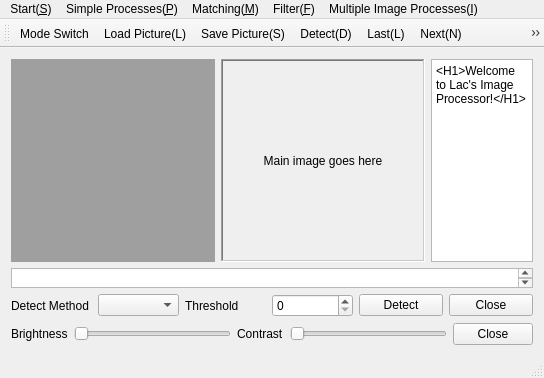
<?xml version="1.0" encoding="UTF-8"?>
<ui version="4.0">
 <class>MyMainWindow</class>
 <widget class="QMainWindow" name="MyMainWindow">
  <property name="geometry">
   <rect>
    <x>0</x>
    <y>0</y>
    <width>544</width>
    <height>378</height>
   </rect>
  </property>
  <property name="windowTitle">
   <string>MyMainWindow</string>
  </property>
  <widget class="QWidget" name="centralWidget">
   <layout class="QHBoxLayout" name="horizontalLayout_4">
    <item>
     <layout class="QVBoxLayout" name="verticalLayout">
      <item>
       <layout class="QHBoxLayout" name="horizontalLayout" stretch="2,2,1">
        <property name="sizeConstraint">
         <enum>QLayout::SetFixedSize</enum>
        </property>
        <item>
         <widget class="QMdiArea" name="multiImageArea"/>
        </item>
        <item>
         <widget class="QLabel" name="label">
          <property name="sizePolicy">
           <sizepolicy hsizetype="Preferred" vsizetype="Preferred">
            <horstretch>0</horstretch>
            <verstretch>0</verstretch>
           </sizepolicy>
          </property>
          <property name="maximumSize">
           <size>
            <width>1200</width>
            <height>700</height>
           </size>
          </property>
          <property name="frameShape">
           <enum>QFrame::WinPanel</enum>
          </property>
          <property name="frameShadow">
           <enum>QFrame::Sunken</enum>
          </property>
          <property name="lineWidth">
           <number>0</number>
          </property>
          <property name="text">
           <string>Main image goes here</string>
          </property>
          <property name="alignment">
           <set>Qt::AlignCenter</set>
          </property>
         </widget>
        </item>
        <item>
         <widget class="QTextEdit" name="textEdit">
          <property name="html">
           <string>&lt;!DOCTYPE HTML PUBLIC &quot;-//W3C//DTD HTML 4.0//EN&quot; &quot;http://www.w3.org/TR/REC-html40/strict.dtd&quot;&gt;
&lt;html&gt;&lt;head&gt;&lt;meta name=&quot;qrichtext&quot; content=&quot;1&quot; /&gt;&lt;style type=&quot;text/css&quot;&gt;
p, li { white-space: pre-wrap; }
&lt;/style&gt;&lt;/head&gt;&lt;body style=&quot; font-family:'SimSun'; font-size:9pt; font-weight:400; font-style:normal;&quot;&gt;
&lt;p style=&quot; margin-top:0px; margin-bottom:0px; margin-left:0px; margin-right:0px; -qt-block-indent:0; text-indent:0px;&quot;&gt;&amp;lt;H1&amp;gt;Welcome to Lac's Image Processor!&amp;lt;/H1&amp;gt;&lt;/p&gt;&lt;/body&gt;&lt;/html&gt;</string>
          </property>
          <property name="textInteractionFlags">
           <set>Qt::NoTextInteraction</set>
          </property>
         </widget>
        </item>
       </layout>
      </item>
      <item>
       <widget class="QTextBrowser" name="textBrowser">
        <property name="maximumSize">
         <size>
          <width>16777215</width>
          <height>20</height>
         </size>
        </property>
       </widget>
      </item>
      <item>
       <layout class="QHBoxLayout" name="horizontalLayout_2" stretch="2,2,1,1">
        <item>
         <layout class="QHBoxLayout" name="detectMethodLayout">
          <item>
           <widget class="QLabel" name="label_2">
            <property name="text">
             <string>Detect Method</string>
            </property>
            <property name="buddy">
             <cstring>detectSelectionBox</cstring>
            </property>
           </widget>
          </item>
          <item>
           <widget class="QComboBox" name="detectSelectionBox"/>
          </item>
         </layout>
        </item>
        <item>
         <layout class="QHBoxLayout" name="detectThresholdLayout">
          <item>
           <widget class="QLabel" name="label_3">
            <property name="text">
             <string>Threshold</string>
            </property>
            <property name="buddy">
             <cstring>detectThresholdBox</cstring>
            </property>
           </widget>
          </item>
          <item>
           <widget class="QSpinBox" name="detectThresholdBox"/>
          </item>
         </layout>
        </item>
        <item>
         <widget class="QPushButton" name="startDetectButton">
          <property name="text">
           <string>Detect</string>
          </property>
         </widget>
        </item>
        <item>
         <widget class="QPushButton" name="endDetectButton">
          <property name="text">
           <string>Close</string>
          </property>
         </widget>
        </item>
       </layout>
      </item>
      <item>
       <layout class="QHBoxLayout" name="horizontalLayout_3">
        <item>
         <widget class="QLabel" name="brightLabel">
          <property name="text">
           <string>Brightness</string>
          </property>
         </widget>
        </item>
        <item>
         <widget class="QSlider" name="brightSlider">
          <property name="orientation">
           <enum>Qt::Horizontal</enum>
          </property>
         </widget>
        </item>
        <item>
         <widget class="QLabel" name="contrastLabel">
          <property name="text">
           <string>Contrast</string>
          </property>
         </widget>
        </item>
        <item>
         <widget class="QSlider" name="contrastSlider">
          <property name="orientation">
           <enum>Qt::Horizontal</enum>
          </property>
         </widget>
        </item>
        <item>
         <widget class="QPushButton" name="brightContrastEndButton">
          <property name="text">
           <string>Close</string>
          </property>
         </widget>
        </item>
       </layout>
      </item>
     </layout>
    </item>
   </layout>
  </widget>
  <widget class="QMenuBar" name="menuBar">
   <property name="geometry">
    <rect>
     <x>0</x>
     <y>0</y>
     <width>544</width>
     <height>23</height>
    </rect>
   </property>
   <widget class="QMenu" name="menu">
    <property name="title">
     <string>Start(&amp;S)</string>
    </property>
    <addaction name="actionLoad_Picture_L"/>
    <addaction name="actionSave_Picture_S"/>
    <addaction name="actionExit_E"/>
    <addaction name="actionMode_Switch"/>
   </widget>
   <widget class="QMenu" name="menuSimple_Processes_P">
    <property name="title">
     <string>Simple Processes(&amp;P)</string>
    </property>
    <addaction name="actionClear_C"/>
    <addaction name="actionCancel_C"/>
    <addaction name="actionNext_N"/>
    <addaction name="actionGray_Scale_G"/>
    <addaction name="actionRestore_R"/>
    <addaction name="actionDetect"/>
    <addaction name="actionContrast_Adjust_A"/>
    <addaction name="actionHistogram_Equalization_E"/>
   </widget>
   <widget class="QMenu" name="menuMatching_M">
    <property name="title">
     <string>Matching(&amp;M)</string>
    </property>
    <addaction name="actionLoad_Matching_Picture_LMP"/>
   </widget>
   <widget class="QMenu" name="menuFilter_F">
    <property name="title">
     <string>Filter(&amp;F)</string>
    </property>
    <addaction name="actionRetina_Model_R"/>
   </widget>
   <widget class="QMenu" name="menuMultiple_Image_Processes">
    <property name="title">
     <string>Multiple Image Processes(&amp;I)</string>
    </property>
    <addaction name="actionArithmetic_Blend"/>
   </widget>
   <addaction name="menu"/>
   <addaction name="menuSimple_Processes_P"/>
   <addaction name="menuMatching_M"/>
   <addaction name="menuFilter_F"/>
   <addaction name="menuMultiple_Image_Processes"/>
  </widget>
  <widget class="QToolBar" name="mainToolBar">
   <attribute name="toolBarArea">
    <enum>TopToolBarArea</enum>
   </attribute>
   <attribute name="toolBarBreak">
    <bool>false</bool>
   </attribute>
   <addaction name="actionMode_Switch"/>
   <addaction name="actionLoad_Picture_L"/>
   <addaction name="actionSave_Picture_S"/>
   <addaction name="actionDetect"/>
   <addaction name="actionCancel_C"/>
   <addaction name="actionNext_N"/>
   <addaction name="actionGray_Scale_G"/>
   <addaction name="actionRestore_R"/>
   <addaction name="actionClear_C"/>
   <addaction name="actionExit_E"/>
  </widget>
  <widget class="QStatusBar" name="statusBar"/>
  <action name="actionLoad_Picture_L">
   <property name="icon">
    <iconset resource="myimages.qrc">
     <normaloff>:/image/image/insert-image.png</normaloff>:/image/image/insert-image.png</iconset>
   </property>
   <property name="text">
    <string>Load Picture(&amp;L)</string>
   </property>
  </action>
  <action name="actionExit_E">
   <property name="icon">
    <iconset resource="myimages.qrc">
     <normaloff>:/image/image/exit.png</normaloff>:/image/image/exit.png</iconset>
   </property>
   <property name="text">
    <string>Exit(&amp;E)</string>
   </property>
  </action>
  <action name="actionGray_Scale_G">
   <property name="icon">
    <iconset resource="myimages.qrc">
     <normaloff>:/image/image/system-lock-screen.png</normaloff>:/image/image/system-lock-screen.png</iconset>
   </property>
   <property name="text">
    <string>Gray Scale(&amp;G)</string>
   </property>
  </action>
  <action name="actionRestore_R">
   <property name="icon">
    <iconset resource="myimages.qrc">
     <normaloff>:/image/image/edit-undo.png</normaloff>:/image/image/edit-undo.png</iconset>
   </property>
   <property name="text">
    <string>Restore(&amp;R)</string>
   </property>
  </action>
  <action name="actionMatch_M">
   <property name="text">
    <string>Match(&amp;M)</string>
   </property>
  </action>
  <action name="actionDetect">
   <property name="icon">
    <iconset resource="myimages.qrc">
     <normaloff>:/image/image/gtk-about.png</normaloff>:/image/image/gtk-about.png</iconset>
   </property>
   <property name="text">
    <string>Detect(&amp;D)</string>
   </property>
  </action>
  <action name="actionLoad_Matching_Picture_LMP">
   <property name="text">
    <string>Load Matching Picture(&amp;LMP)</string>
   </property>
  </action>
  <action name="actionCancel_C">
   <property name="icon">
    <iconset resource="myimages.qrc">
     <normaloff>:/image/image/back.png</normaloff>:/image/image/back.png</iconset>
   </property>
   <property name="text">
    <string>Last(&amp;L)</string>
   </property>
  </action>
  <action name="actionNext_N">
   <property name="icon">
    <iconset resource="myimages.qrc">
     <normaloff>:/image/image/forward.png</normaloff>:/image/image/forward.png</iconset>
   </property>
   <property name="text">
    <string>Next(&amp;N)</string>
   </property>
  </action>
  <action name="actionClear_C">
   <property name="icon">
    <iconset resource="myimages.qrc">
     <normaloff>:/image/image/edit-delete.png</normaloff>:/image/image/edit-delete.png</iconset>
   </property>
   <property name="text">
    <string>Clear(&amp;C)</string>
   </property>
  </action>
  <action name="actionSave_Picture_S">
   <property name="icon">
    <iconset resource="myimages.qrc">
     <normaloff>:/image/image/filesave.png</normaloff>:/image/image/filesave.png</iconset>
   </property>
   <property name="text">
    <string>Save Picture(&amp;S)</string>
   </property>
  </action>
  <action name="actionContrast_Adjust_A">
   <property name="text">
    <string>Contrast Adjust(&amp;A)</string>
   </property>
  </action>
  <action name="actionHistogram_Equalization_E">
   <property name="text">
    <string>Histogram Equalization(&amp;E)</string>
   </property>
  </action>
  <action name="actionRetina_Model_R">
   <property name="text">
    <string>Retina Model(&amp;R)</string>
   </property>
  </action>
  <action name="actionArithmetic_Blend">
   <property name="text">
    <string>Arithmetic Blend</string>
   </property>
  </action>
  <action name="actionMode_Switch">
   <property name="icon">
    <iconset resource="myimages.qrc">
     <normaloff>:/image/image/gtk-refresh.png</normaloff>:/image/image/gtk-refresh.png</iconset>
   </property>
   <property name="text">
    <string>Mode Switch</string>
   </property>
  </action>
 </widget>
 <layoutdefault spacing="6" margin="11"/>
 <resources>
  <include location="myimages.qrc"/>
 </resources>
 <connections/>
</ui>
